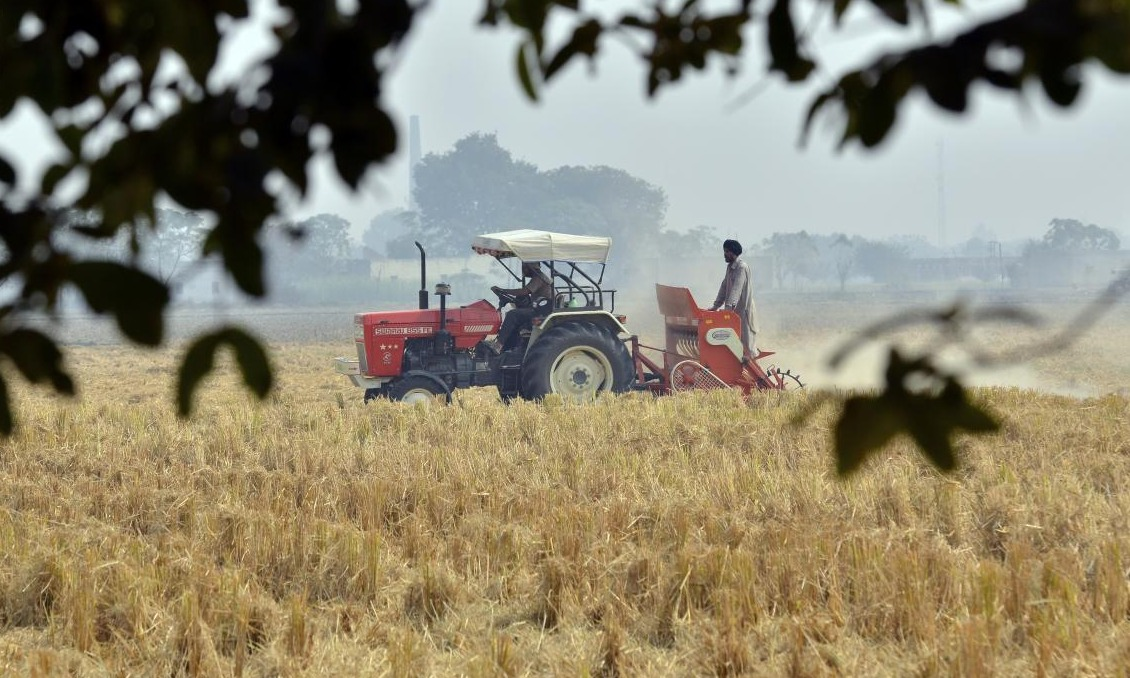
#> input picture assets/images/about/company-tractor.jpg, 1130 x 678 px, given in place of mahindra_india.jpg, which was not available
$ python process_vision_images.py
#> lines starting #> are read from the running program, lines starting #| are printed output that depends on the picture
from PIL import Image
import os

brain_dir = "C:/Users/Sanjai/.gemini/antigravity/brain/043b14ed-505b-4860-b100-d2e67549e96e"

def crop_and_save(src, name):
#> called with src = 'mahindra_india.jpg', name = 'vision_mahindra_india.jpg'
    im = Image.open(src)
#> im is the input picture: PIL image 1130x678 RGB; mean R, G, B 143.1, 135.8, 114.6
    # calculate target aspect ratio 16:10 or 3:2 (1200x800)
    target_w, target_h = 1200, 800
    target_ratio = target_w / target_h
    im_ratio = im.width / im.height
#> im_ratio = 1.67

    if im_ratio > target_ratio:
        # image is wider
        new_w = int(target_ratio * im.height)
#> new_w = 1017
        left = (im.width - new_w) // 2
#> left = 56
        box = (left, 0, left + new_w, im.height)
#> box = (56, 0, 1073, 678)
    else:
        # image is taller
        new_h = int(im.width / target_ratio)
        top = (im.height - new_h) // 2
        box = (0, top, im.width, top + new_h)

    cropped = im.crop(box).resize((target_w, target_h), Image.Resampling.LANCZOS)
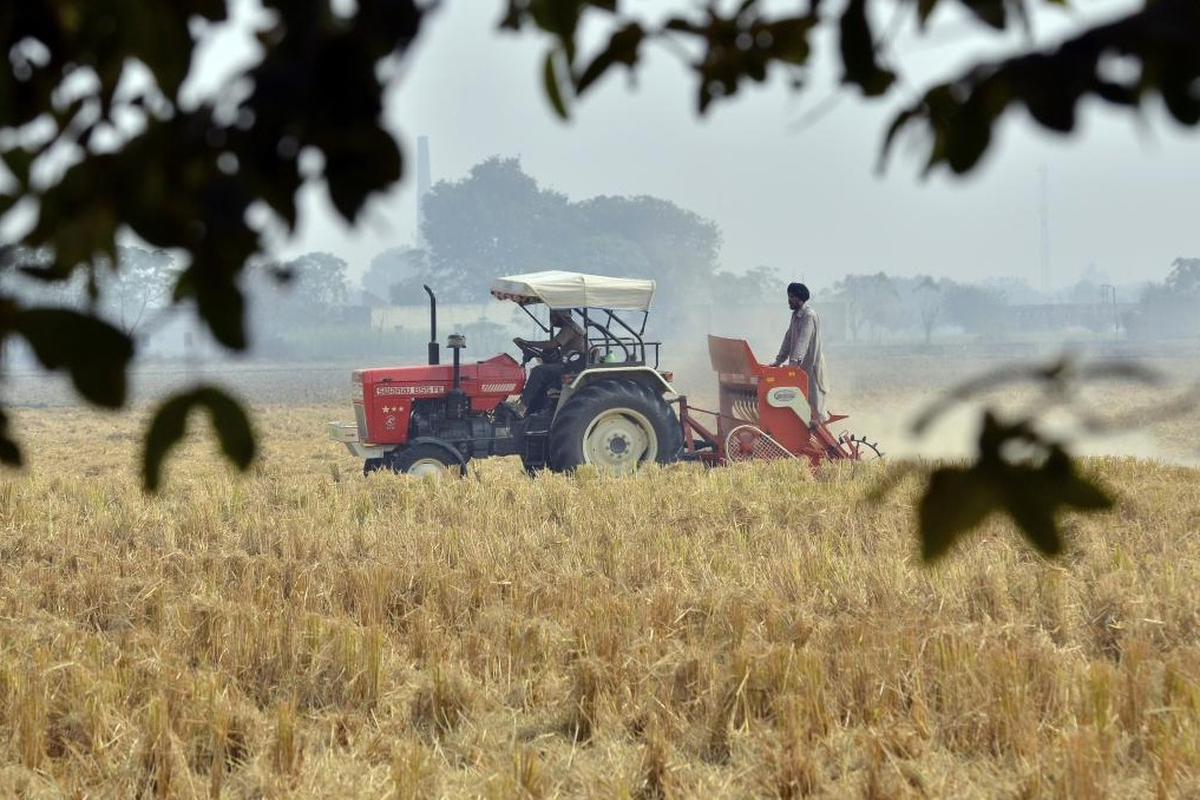
#> cropped: PIL image 1200x800 RGB; mean R, G, B 144, 136.8, 115.8

    dst_brain = os.path.join(brain_dir, name)
    dst_assets = os.path.join("assets/images/about", name)
    cropped.save(dst_brain, "JPEG", quality=90)
    cropped.save(dst_assets, "JPEG", quality=90)
    print(f"Saved {name}: {target_w}x{target_h}")

crop_and_save("mahindra_india.jpg", "vision_mahindra_india.jpg")
crop_and_save("tractor_cultivating.jpg", "vision_tractor_field_cultivating.jpg")
#> call 2 of crop_and_save, with src = 'tractor_cultivating.jpg', name = 'vision_tractor_field_cultivating.jpg'
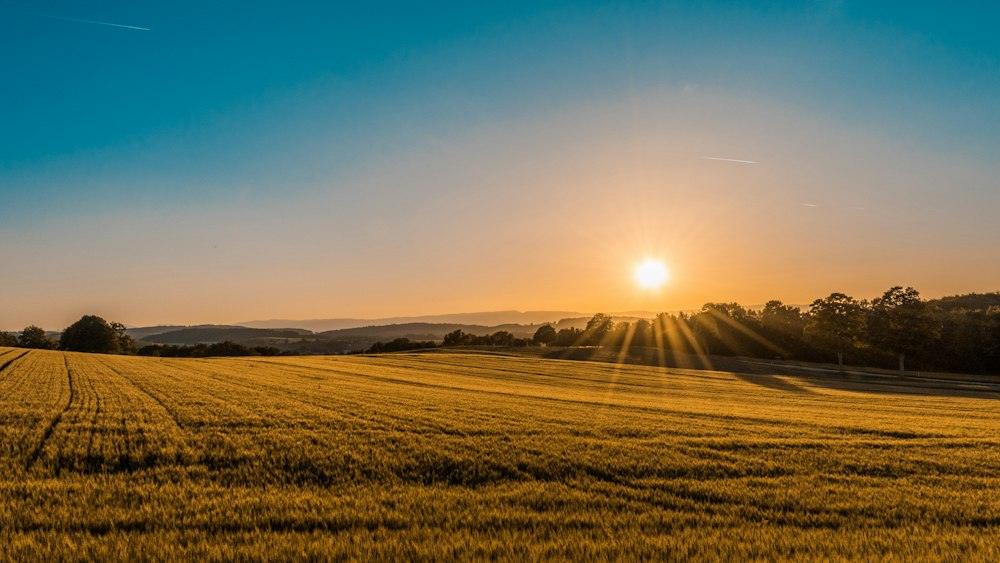
#> input picture assets/images/about/company.jpg, 1000 x 563 px, given in place of tractor_cultivating.jpg, which was not available
#> in crop_and_save, im is the input picture: PIL image 1000x563 RGB; mean R, G, B 116.2, 113.1, 87.6
#> in crop_and_save (call 2), `cropped = im.crop(box).resize((target_w, target_h), Image.Resampling.L..`:
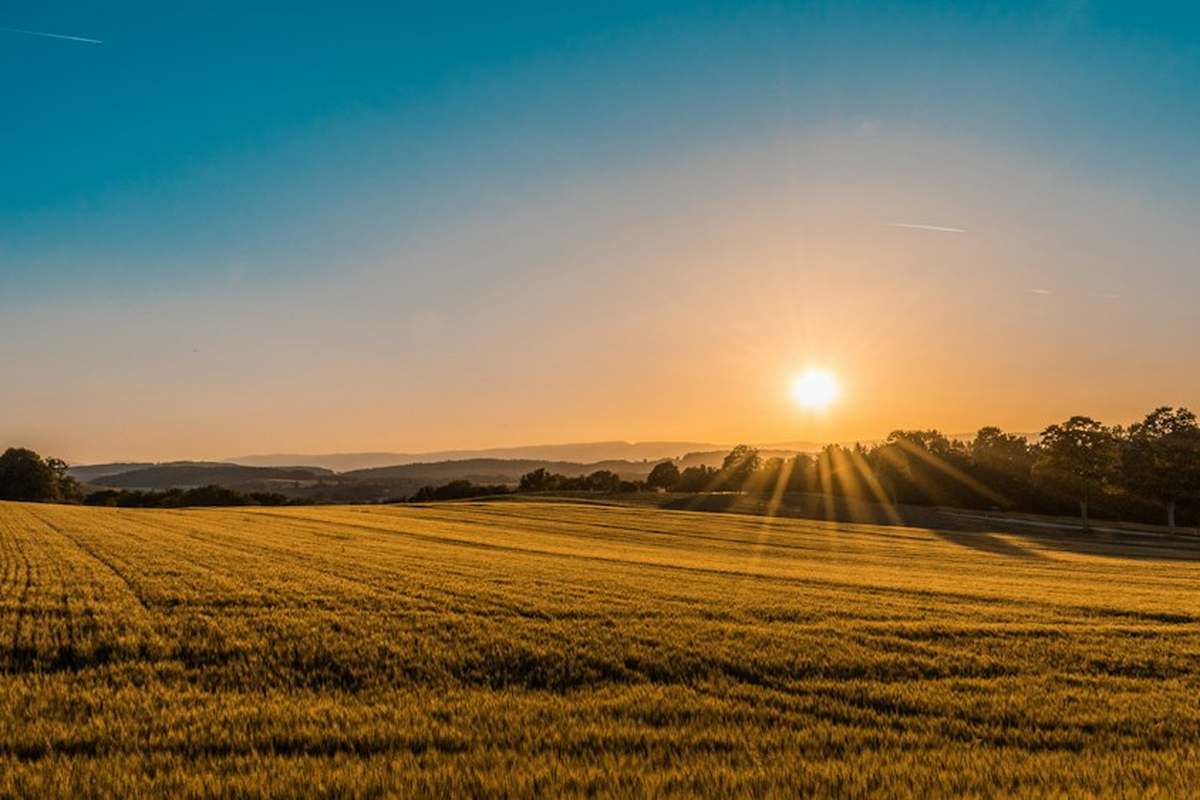
#> cropped: PIL image 1200x800 RGB; mean R, G, B 120.4, 115, 88.3
crop_and_save("new_holland_plowing.jpg", "vision_modern_plowing.jpg")
crop_and_save("mahindra_415.jpg", "vision_mahindra_red.jpg")
#> (the run stopped early here; a loop or call above may not have finished)
